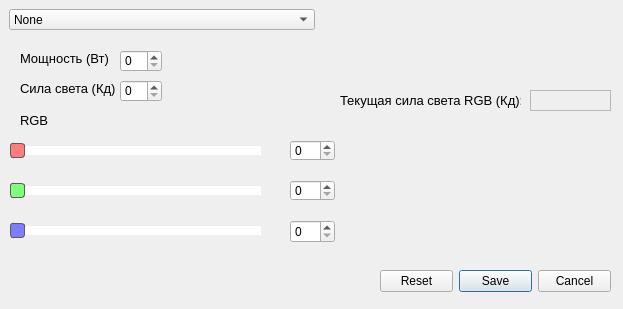
<?xml version="1.0" encoding="UTF-8"?>
<ui version="4.0">
 <class>LampDialog</class>
 <widget class="QDialog" name="LampDialog">
  <property name="geometry">
   <rect>
    <x>0</x>
    <y>0</y>
    <width>623</width>
    <height>309</height>
   </rect>
  </property>
  <property name="minimumSize">
   <size>
    <width>623</width>
    <height>309</height>
   </size>
  </property>
  <property name="maximumSize">
   <size>
    <width>623</width>
    <height>309</height>
   </size>
  </property>
  <property name="windowTitle">
   <string>Lamp Redactor</string>
  </property>
  <widget class="QLabel" name="label">
   <property name="geometry">
    <rect>
     <x>20</x>
     <y>50</y>
     <width>101</width>
     <height>16</height>
    </rect>
   </property>
   <property name="font">
    <font>
     <pointsize>10</pointsize>
    </font>
   </property>
   <property name="text">
    <string>Мощность (Вт)</string>
   </property>
  </widget>
  <widget class="QSlider" name="blueSlider">
   <property name="geometry">
    <rect>
     <x>10</x>
     <y>220</y>
     <width>251</width>
     <height>21</height>
    </rect>
   </property>
   <property name="palette">
    <palette>
     <active>
      <colorrole role="WindowText">
       <brush brushstyle="SolidPattern">
        <color alpha="255">
         <red>0</red>
         <green>0</green>
         <blue>0</blue>
        </color>
       </brush>
      </colorrole>
      <colorrole role="Button">
       <brush brushstyle="SolidPattern">
        <color alpha="255">
         <red>0</red>
         <green>0</green>
         <blue>255</blue>
        </color>
       </brush>
      </colorrole>
      <colorrole role="Light">
       <brush brushstyle="SolidPattern">
        <color alpha="255">
         <red>127</red>
         <green>127</green>
         <blue>255</blue>
        </color>
       </brush>
      </colorrole>
      <colorrole role="Midlight">
       <brush brushstyle="SolidPattern">
        <color alpha="255">
         <red>63</red>
         <green>63</green>
         <blue>255</blue>
        </color>
       </brush>
      </colorrole>
      <colorrole role="Dark">
       <brush brushstyle="SolidPattern">
        <color alpha="255">
         <red>0</red>
         <green>0</green>
         <blue>127</blue>
        </color>
       </brush>
      </colorrole>
      <colorrole role="Mid">
       <brush brushstyle="SolidPattern">
        <color alpha="255">
         <red>0</red>
         <green>0</green>
         <blue>170</blue>
        </color>
       </brush>
      </colorrole>
      <colorrole role="Text">
       <brush brushstyle="SolidPattern">
        <color alpha="255">
         <red>0</red>
         <green>0</green>
         <blue>0</blue>
        </color>
       </brush>
      </colorrole>
      <colorrole role="BrightText">
       <brush brushstyle="SolidPattern">
        <color alpha="255">
         <red>255</red>
         <green>255</green>
         <blue>255</blue>
        </color>
       </brush>
      </colorrole>
      <colorrole role="ButtonText">
       <brush brushstyle="SolidPattern">
        <color alpha="255">
         <red>0</red>
         <green>0</green>
         <blue>0</blue>
        </color>
       </brush>
      </colorrole>
      <colorrole role="Base">
       <brush brushstyle="SolidPattern">
        <color alpha="255">
         <red>255</red>
         <green>255</green>
         <blue>255</blue>
        </color>
       </brush>
      </colorrole>
      <colorrole role="Window">
       <brush brushstyle="SolidPattern">
        <color alpha="255">
         <red>0</red>
         <green>0</green>
         <blue>255</blue>
        </color>
       </brush>
      </colorrole>
      <colorrole role="Shadow">
       <brush brushstyle="SolidPattern">
        <color alpha="255">
         <red>0</red>
         <green>0</green>
         <blue>0</blue>
        </color>
       </brush>
      </colorrole>
      <colorrole role="AlternateBase">
       <brush brushstyle="SolidPattern">
        <color alpha="255">
         <red>127</red>
         <green>127</green>
         <blue>255</blue>
        </color>
       </brush>
      </colorrole>
      <colorrole role="ToolTipBase">
       <brush brushstyle="SolidPattern">
        <color alpha="255">
         <red>255</red>
         <green>255</green>
         <blue>220</blue>
        </color>
       </brush>
      </colorrole>
      <colorrole role="ToolTipText">
       <brush brushstyle="SolidPattern">
        <color alpha="255">
         <red>0</red>
         <green>0</green>
         <blue>0</blue>
        </color>
       </brush>
      </colorrole>
      <colorrole role="PlaceholderText">
       <brush brushstyle="SolidPattern">
        <color alpha="128">
         <red>0</red>
         <green>0</green>
         <blue>0</blue>
        </color>
       </brush>
      </colorrole>
     </active>
     <inactive>
      <colorrole role="WindowText">
       <brush brushstyle="SolidPattern">
        <color alpha="255">
         <red>0</red>
         <green>0</green>
         <blue>0</blue>
        </color>
       </brush>
      </colorrole>
      <colorrole role="Button">
       <brush brushstyle="SolidPattern">
        <color alpha="255">
         <red>0</red>
         <green>0</green>
         <blue>255</blue>
        </color>
       </brush>
      </colorrole>
      <colorrole role="Light">
       <brush brushstyle="SolidPattern">
        <color alpha="255">
         <red>127</red>
         <green>127</green>
         <blue>255</blue>
        </color>
       </brush>
      </colorrole>
      <colorrole role="Midlight">
       <brush brushstyle="SolidPattern">
        <color alpha="255">
         <red>63</red>
         <green>63</green>
         <blue>255</blue>
        </color>
       </brush>
      </colorrole>
      <colorrole role="Dark">
       <brush brushstyle="SolidPattern">
        <color alpha="255">
         <red>0</red>
         <green>0</green>
         <blue>127</blue>
        </color>
       </brush>
      </colorrole>
      <colorrole role="Mid">
       <brush brushstyle="SolidPattern">
        <color alpha="255">
         <red>0</red>
         <green>0</green>
         <blue>170</blue>
        </color>
       </brush>
      </colorrole>
      <colorrole role="Text">
       <brush brushstyle="SolidPattern">
        <color alpha="255">
         <red>0</red>
         <green>0</green>
         <blue>0</blue>
        </color>
       </brush>
      </colorrole>
      <colorrole role="BrightText">
       <brush brushstyle="SolidPattern">
        <color alpha="255">
         <red>255</red>
         <green>255</green>
         <blue>255</blue>
        </color>
       </brush>
      </colorrole>
      <colorrole role="ButtonText">
       <brush brushstyle="SolidPattern">
        <color alpha="255">
         <red>0</red>
         <green>0</green>
         <blue>0</blue>
        </color>
       </brush>
      </colorrole>
      <colorrole role="Base">
       <brush brushstyle="SolidPattern">
        <color alpha="255">
         <red>255</red>
         <green>255</green>
         <blue>255</blue>
        </color>
       </brush>
      </colorrole>
      <colorrole role="Window">
       <brush brushstyle="SolidPattern">
        <color alpha="255">
         <red>0</red>
         <green>0</green>
         <blue>255</blue>
        </color>
       </brush>
      </colorrole>
      <colorrole role="Shadow">
       <brush brushstyle="SolidPattern">
        <color alpha="255">
         <red>0</red>
         <green>0</green>
         <blue>0</blue>
        </color>
       </brush>
      </colorrole>
      <colorrole role="AlternateBase">
       <brush brushstyle="SolidPattern">
        <color alpha="255">
         <red>127</red>
         <green>127</green>
         <blue>255</blue>
        </color>
       </brush>
      </colorrole>
      <colorrole role="ToolTipBase">
       <brush brushstyle="SolidPattern">
        <color alpha="255">
         <red>255</red>
         <green>255</green>
         <blue>220</blue>
        </color>
       </brush>
      </colorrole>
      <colorrole role="ToolTipText">
       <brush brushstyle="SolidPattern">
        <color alpha="255">
         <red>0</red>
         <green>0</green>
         <blue>0</blue>
        </color>
       </brush>
      </colorrole>
      <colorrole role="PlaceholderText">
       <brush brushstyle="SolidPattern">
        <color alpha="128">
         <red>0</red>
         <green>0</green>
         <blue>0</blue>
        </color>
       </brush>
      </colorrole>
     </inactive>
     <disabled>
      <colorrole role="WindowText">
       <brush brushstyle="SolidPattern">
        <color alpha="255">
         <red>0</red>
         <green>0</green>
         <blue>127</blue>
        </color>
       </brush>
      </colorrole>
      <colorrole role="Button">
       <brush brushstyle="SolidPattern">
        <color alpha="255">
         <red>0</red>
         <green>0</green>
         <blue>255</blue>
        </color>
       </brush>
      </colorrole>
      <colorrole role="Light">
       <brush brushstyle="SolidPattern">
        <color alpha="255">
         <red>127</red>
         <green>127</green>
         <blue>255</blue>
        </color>
       </brush>
      </colorrole>
      <colorrole role="Midlight">
       <brush brushstyle="SolidPattern">
        <color alpha="255">
         <red>63</red>
         <green>63</green>
         <blue>255</blue>
        </color>
       </brush>
      </colorrole>
      <colorrole role="Dark">
       <brush brushstyle="SolidPattern">
        <color alpha="255">
         <red>0</red>
         <green>0</green>
         <blue>127</blue>
        </color>
       </brush>
      </colorrole>
      <colorrole role="Mid">
       <brush brushstyle="SolidPattern">
        <color alpha="255">
         <red>0</red>
         <green>0</green>
         <blue>170</blue>
        </color>
       </brush>
      </colorrole>
      <colorrole role="Text">
       <brush brushstyle="SolidPattern">
        <color alpha="255">
         <red>0</red>
         <green>0</green>
         <blue>127</blue>
        </color>
       </brush>
      </colorrole>
      <colorrole role="BrightText">
       <brush brushstyle="SolidPattern">
        <color alpha="255">
         <red>255</red>
         <green>255</green>
         <blue>255</blue>
        </color>
       </brush>
      </colorrole>
      <colorrole role="ButtonText">
       <brush brushstyle="SolidPattern">
        <color alpha="255">
         <red>0</red>
         <green>0</green>
         <blue>127</blue>
        </color>
       </brush>
      </colorrole>
      <colorrole role="Base">
       <brush brushstyle="SolidPattern">
        <color alpha="255">
         <red>0</red>
         <green>0</green>
         <blue>255</blue>
        </color>
       </brush>
      </colorrole>
      <colorrole role="Window">
       <brush brushstyle="SolidPattern">
        <color alpha="255">
         <red>0</red>
         <green>0</green>
         <blue>255</blue>
        </color>
       </brush>
      </colorrole>
      <colorrole role="Shadow">
       <brush brushstyle="SolidPattern">
        <color alpha="255">
         <red>0</red>
         <green>0</green>
         <blue>0</blue>
        </color>
       </brush>
      </colorrole>
      <colorrole role="AlternateBase">
       <brush brushstyle="SolidPattern">
        <color alpha="255">
         <red>0</red>
         <green>0</green>
         <blue>255</blue>
        </color>
       </brush>
      </colorrole>
      <colorrole role="ToolTipBase">
       <brush brushstyle="SolidPattern">
        <color alpha="255">
         <red>255</red>
         <green>255</green>
         <blue>220</blue>
        </color>
       </brush>
      </colorrole>
      <colorrole role="ToolTipText">
       <brush brushstyle="SolidPattern">
        <color alpha="255">
         <red>0</red>
         <green>0</green>
         <blue>0</blue>
        </color>
       </brush>
      </colorrole>
      <colorrole role="PlaceholderText">
       <brush brushstyle="SolidPattern">
        <color alpha="128">
         <red>0</red>
         <green>0</green>
         <blue>0</blue>
        </color>
       </brush>
      </colorrole>
     </disabled>
    </palette>
   </property>
   <property name="styleSheet">
    <string notr="true">QSlider::handle:horizontal {
    background: rgb(125, 125, 255);
    border: 1px solid #5c5c5c;
    width: 18px;
    margin: -2px 0;
    border-radius: 3px;
}
QSlider::add-page:horizontal {
	background: white;
	margin: 8px 0;
}
QSlider::sub-page:horizontal {
	background: blue;
	margin: 8px 0;
}</string>
   </property>
   <property name="maximum">
    <number>255</number>
   </property>
   <property name="pageStep">
    <number>1</number>
   </property>
   <property name="orientation">
    <enum>Qt::Horizontal</enum>
   </property>
  </widget>
  <widget class="QComboBox" name="type">
   <property name="geometry">
    <rect>
     <x>9</x>
     <y>9</y>
     <width>306</width>
     <height>21</height>
    </rect>
   </property>
   <item>
    <property name="text">
     <string>None</string>
    </property>
   </item>
   <item>
    <property name="text">
     <string>Lamp</string>
    </property>
   </item>
   <item>
    <property name="text">
     <string>LedLamp</string>
    </property>
   </item>
  </widget>
  <widget class="QSlider" name="greenSlider">
   <property name="geometry">
    <rect>
     <x>10</x>
     <y>180</y>
     <width>251</width>
     <height>21</height>
    </rect>
   </property>
   <property name="palette">
    <palette>
     <active>
      <colorrole role="WindowText">
       <brush brushstyle="SolidPattern">
        <color alpha="255">
         <red>0</red>
         <green>0</green>
         <blue>0</blue>
        </color>
       </brush>
      </colorrole>
      <colorrole role="Button">
       <brush brushstyle="SolidPattern">
        <color alpha="255">
         <red>0</red>
         <green>255</green>
         <blue>0</blue>
        </color>
       </brush>
      </colorrole>
      <colorrole role="Light">
       <brush brushstyle="SolidPattern">
        <color alpha="255">
         <red>127</red>
         <green>255</green>
         <blue>127</blue>
        </color>
       </brush>
      </colorrole>
      <colorrole role="Midlight">
       <brush brushstyle="SolidPattern">
        <color alpha="255">
         <red>63</red>
         <green>255</green>
         <blue>63</blue>
        </color>
       </brush>
      </colorrole>
      <colorrole role="Dark">
       <brush brushstyle="SolidPattern">
        <color alpha="255">
         <red>0</red>
         <green>127</green>
         <blue>0</blue>
        </color>
       </brush>
      </colorrole>
      <colorrole role="Mid">
       <brush brushstyle="SolidPattern">
        <color alpha="255">
         <red>0</red>
         <green>170</green>
         <blue>0</blue>
        </color>
       </brush>
      </colorrole>
      <colorrole role="Text">
       <brush brushstyle="SolidPattern">
        <color alpha="255">
         <red>0</red>
         <green>0</green>
         <blue>0</blue>
        </color>
       </brush>
      </colorrole>
      <colorrole role="BrightText">
       <brush brushstyle="SolidPattern">
        <color alpha="255">
         <red>255</red>
         <green>255</green>
         <blue>255</blue>
        </color>
       </brush>
      </colorrole>
      <colorrole role="ButtonText">
       <brush brushstyle="SolidPattern">
        <color alpha="255">
         <red>0</red>
         <green>0</green>
         <blue>0</blue>
        </color>
       </brush>
      </colorrole>
      <colorrole role="Base">
       <brush brushstyle="SolidPattern">
        <color alpha="255">
         <red>255</red>
         <green>255</green>
         <blue>255</blue>
        </color>
       </brush>
      </colorrole>
      <colorrole role="Window">
       <brush brushstyle="SolidPattern">
        <color alpha="255">
         <red>0</red>
         <green>255</green>
         <blue>0</blue>
        </color>
       </brush>
      </colorrole>
      <colorrole role="Shadow">
       <brush brushstyle="SolidPattern">
        <color alpha="255">
         <red>0</red>
         <green>0</green>
         <blue>0</blue>
        </color>
       </brush>
      </colorrole>
      <colorrole role="AlternateBase">
       <brush brushstyle="SolidPattern">
        <color alpha="255">
         <red>127</red>
         <green>255</green>
         <blue>127</blue>
        </color>
       </brush>
      </colorrole>
      <colorrole role="ToolTipBase">
       <brush brushstyle="SolidPattern">
        <color alpha="255">
         <red>255</red>
         <green>255</green>
         <blue>220</blue>
        </color>
       </brush>
      </colorrole>
      <colorrole role="ToolTipText">
       <brush brushstyle="SolidPattern">
        <color alpha="255">
         <red>0</red>
         <green>0</green>
         <blue>0</blue>
        </color>
       </brush>
      </colorrole>
      <colorrole role="PlaceholderText">
       <brush brushstyle="SolidPattern">
        <color alpha="128">
         <red>0</red>
         <green>0</green>
         <blue>0</blue>
        </color>
       </brush>
      </colorrole>
     </active>
     <inactive>
      <colorrole role="WindowText">
       <brush brushstyle="SolidPattern">
        <color alpha="255">
         <red>0</red>
         <green>0</green>
         <blue>0</blue>
        </color>
       </brush>
      </colorrole>
      <colorrole role="Button">
       <brush brushstyle="SolidPattern">
        <color alpha="255">
         <red>0</red>
         <green>255</green>
         <blue>0</blue>
        </color>
       </brush>
      </colorrole>
      <colorrole role="Light">
       <brush brushstyle="SolidPattern">
        <color alpha="255">
         <red>127</red>
         <green>255</green>
         <blue>127</blue>
        </color>
       </brush>
      </colorrole>
      <colorrole role="Midlight">
       <brush brushstyle="SolidPattern">
        <color alpha="255">
         <red>63</red>
         <green>255</green>
         <blue>63</blue>
        </color>
       </brush>
      </colorrole>
      <colorrole role="Dark">
       <brush brushstyle="SolidPattern">
        <color alpha="255">
         <red>0</red>
         <green>127</green>
         <blue>0</blue>
        </color>
       </brush>
      </colorrole>
      <colorrole role="Mid">
       <brush brushstyle="SolidPattern">
        <color alpha="255">
         <red>0</red>
         <green>170</green>
         <blue>0</blue>
        </color>
       </brush>
      </colorrole>
      <colorrole role="Text">
       <brush brushstyle="SolidPattern">
        <color alpha="255">
         <red>0</red>
         <green>0</green>
         <blue>0</blue>
        </color>
       </brush>
      </colorrole>
      <colorrole role="BrightText">
       <brush brushstyle="SolidPattern">
        <color alpha="255">
         <red>255</red>
         <green>255</green>
         <blue>255</blue>
        </color>
       </brush>
      </colorrole>
      <colorrole role="ButtonText">
       <brush brushstyle="SolidPattern">
        <color alpha="255">
         <red>0</red>
         <green>0</green>
         <blue>0</blue>
        </color>
       </brush>
      </colorrole>
      <colorrole role="Base">
       <brush brushstyle="SolidPattern">
        <color alpha="255">
         <red>255</red>
         <green>255</green>
         <blue>255</blue>
        </color>
       </brush>
      </colorrole>
      <colorrole role="Window">
       <brush brushstyle="SolidPattern">
        <color alpha="255">
         <red>0</red>
         <green>255</green>
         <blue>0</blue>
        </color>
       </brush>
      </colorrole>
      <colorrole role="Shadow">
       <brush brushstyle="SolidPattern">
        <color alpha="255">
         <red>0</red>
         <green>0</green>
         <blue>0</blue>
        </color>
       </brush>
      </colorrole>
      <colorrole role="AlternateBase">
       <brush brushstyle="SolidPattern">
        <color alpha="255">
         <red>127</red>
         <green>255</green>
         <blue>127</blue>
        </color>
       </brush>
      </colorrole>
      <colorrole role="ToolTipBase">
       <brush brushstyle="SolidPattern">
        <color alpha="255">
         <red>255</red>
         <green>255</green>
         <blue>220</blue>
        </color>
       </brush>
      </colorrole>
      <colorrole role="ToolTipText">
       <brush brushstyle="SolidPattern">
        <color alpha="255">
         <red>0</red>
         <green>0</green>
         <blue>0</blue>
        </color>
       </brush>
      </colorrole>
      <colorrole role="PlaceholderText">
       <brush brushstyle="SolidPattern">
        <color alpha="128">
         <red>0</red>
         <green>0</green>
         <blue>0</blue>
        </color>
       </brush>
      </colorrole>
     </inactive>
     <disabled>
      <colorrole role="WindowText">
       <brush brushstyle="SolidPattern">
        <color alpha="255">
         <red>0</red>
         <green>127</green>
         <blue>0</blue>
        </color>
       </brush>
      </colorrole>
      <colorrole role="Button">
       <brush brushstyle="SolidPattern">
        <color alpha="255">
         <red>0</red>
         <green>255</green>
         <blue>0</blue>
        </color>
       </brush>
      </colorrole>
      <colorrole role="Light">
       <brush brushstyle="SolidPattern">
        <color alpha="255">
         <red>127</red>
         <green>255</green>
         <blue>127</blue>
        </color>
       </brush>
      </colorrole>
      <colorrole role="Midlight">
       <brush brushstyle="SolidPattern">
        <color alpha="255">
         <red>63</red>
         <green>255</green>
         <blue>63</blue>
        </color>
       </brush>
      </colorrole>
      <colorrole role="Dark">
       <brush brushstyle="SolidPattern">
        <color alpha="255">
         <red>0</red>
         <green>127</green>
         <blue>0</blue>
        </color>
       </brush>
      </colorrole>
      <colorrole role="Mid">
       <brush brushstyle="SolidPattern">
        <color alpha="255">
         <red>0</red>
         <green>170</green>
         <blue>0</blue>
        </color>
       </brush>
      </colorrole>
      <colorrole role="Text">
       <brush brushstyle="SolidPattern">
        <color alpha="255">
         <red>0</red>
         <green>127</green>
         <blue>0</blue>
        </color>
       </brush>
      </colorrole>
      <colorrole role="BrightText">
       <brush brushstyle="SolidPattern">
        <color alpha="255">
         <red>255</red>
         <green>255</green>
         <blue>255</blue>
        </color>
       </brush>
      </colorrole>
      <colorrole role="ButtonText">
       <brush brushstyle="SolidPattern">
        <color alpha="255">
         <red>0</red>
         <green>127</green>
         <blue>0</blue>
        </color>
       </brush>
      </colorrole>
      <colorrole role="Base">
       <brush brushstyle="SolidPattern">
        <color alpha="255">
         <red>0</red>
         <green>255</green>
         <blue>0</blue>
        </color>
       </brush>
      </colorrole>
      <colorrole role="Window">
       <brush brushstyle="SolidPattern">
        <color alpha="255">
         <red>0</red>
         <green>255</green>
         <blue>0</blue>
        </color>
       </brush>
      </colorrole>
      <colorrole role="Shadow">
       <brush brushstyle="SolidPattern">
        <color alpha="255">
         <red>0</red>
         <green>0</green>
         <blue>0</blue>
        </color>
       </brush>
      </colorrole>
      <colorrole role="AlternateBase">
       <brush brushstyle="SolidPattern">
        <color alpha="255">
         <red>0</red>
         <green>255</green>
         <blue>0</blue>
        </color>
       </brush>
      </colorrole>
      <colorrole role="ToolTipBase">
       <brush brushstyle="SolidPattern">
        <color alpha="255">
         <red>255</red>
         <green>255</green>
         <blue>220</blue>
        </color>
       </brush>
      </colorrole>
      <colorrole role="ToolTipText">
       <brush brushstyle="SolidPattern">
        <color alpha="255">
         <red>0</red>
         <green>0</green>
         <blue>0</blue>
        </color>
       </brush>
      </colorrole>
      <colorrole role="PlaceholderText">
       <brush brushstyle="SolidPattern">
        <color alpha="128">
         <red>0</red>
         <green>0</green>
         <blue>0</blue>
        </color>
       </brush>
      </colorrole>
     </disabled>
    </palette>
   </property>
   <property name="styleSheet">
    <string notr="true">QSlider::handle:horizontal {
    background: rgb(125, 255, 125);
    border: 1px solid #5c5c5c;
    width: 18px;
    margin: -2px 0; /* handle is placed by default on the contents rect of the groove. Expand outside the groove */
    border-radius: 3px;
}
QSlider::add-page:horizontal {
	background: white;
	margin: 8px 0;
}
QSlider::sub-page:horizontal {
	background: green;
	margin: 8px 0;
}</string>
   </property>
   <property name="maximum">
    <number>255</number>
   </property>
   <property name="pageStep">
    <number>1</number>
   </property>
   <property name="orientation">
    <enum>Qt::Horizontal</enum>
   </property>
  </widget>
  <widget class="QLabel" name="label_2">
   <property name="geometry">
    <rect>
     <x>20</x>
     <y>80</y>
     <width>171</width>
     <height>16</height>
    </rect>
   </property>
   <property name="font">
    <font>
     <pointsize>10</pointsize>
    </font>
   </property>
   <property name="text">
    <string>Сила света (Кд)</string>
   </property>
  </widget>
  <widget class="QSpinBox" name="bluespinBox">
   <property name="geometry">
    <rect>
     <x>290</x>
     <y>220</y>
     <width>45</width>
     <height>23</height>
    </rect>
   </property>
   <property name="maximum">
    <number>255</number>
   </property>
  </widget>
  <widget class="QSpinBox" name="redspinBox">
   <property name="geometry">
    <rect>
     <x>290</x>
     <y>140</y>
     <width>45</width>
     <height>21</height>
    </rect>
   </property>
   <property name="maximum">
    <number>255</number>
   </property>
  </widget>
  <widget class="QLabel" name="label_3">
   <property name="geometry">
    <rect>
     <x>20</x>
     <y>110</y>
     <width>31</width>
     <height>20</height>
    </rect>
   </property>
   <property name="font">
    <font>
     <pointsize>10</pointsize>
    </font>
   </property>
   <property name="text">
    <string>RGB</string>
   </property>
  </widget>
  <widget class="QSpinBox" name="greenspinBox">
   <property name="geometry">
    <rect>
     <x>290</x>
     <y>180</y>
     <width>45</width>
     <height>21</height>
    </rect>
   </property>
   <property name="maximum">
    <number>255</number>
   </property>
  </widget>
  <widget class="QSlider" name="redSlider">
   <property name="geometry">
    <rect>
     <x>10</x>
     <y>140</y>
     <width>251</width>
     <height>21</height>
    </rect>
   </property>
   <property name="palette">
    <palette>
     <active>
      <colorrole role="WindowText">
       <brush brushstyle="SolidPattern">
        <color alpha="255">
         <red>255</red>
         <green>0</green>
         <blue>0</blue>
        </color>
       </brush>
      </colorrole>
      <colorrole role="Button">
       <brush brushstyle="SolidPattern">
        <color alpha="255">
         <red>255</red>
         <green>0</green>
         <blue>0</blue>
        </color>
       </brush>
      </colorrole>
      <colorrole role="Light">
       <brush brushstyle="SolidPattern">
        <color alpha="255">
         <red>255</red>
         <green>127</green>
         <blue>127</blue>
        </color>
       </brush>
      </colorrole>
      <colorrole role="Midlight">
       <brush brushstyle="SolidPattern">
        <color alpha="255">
         <red>255</red>
         <green>63</green>
         <blue>63</blue>
        </color>
       </brush>
      </colorrole>
      <colorrole role="Dark">
       <brush brushstyle="SolidPattern">
        <color alpha="255">
         <red>127</red>
         <green>0</green>
         <blue>0</blue>
        </color>
       </brush>
      </colorrole>
      <colorrole role="Mid">
       <brush brushstyle="SolidPattern">
        <color alpha="255">
         <red>170</red>
         <green>0</green>
         <blue>0</blue>
        </color>
       </brush>
      </colorrole>
      <colorrole role="Text">
       <brush brushstyle="SolidPattern">
        <color alpha="255">
         <red>255</red>
         <green>0</green>
         <blue>0</blue>
        </color>
       </brush>
      </colorrole>
      <colorrole role="BrightText">
       <brush brushstyle="SolidPattern">
        <color alpha="255">
         <red>255</red>
         <green>255</green>
         <blue>255</blue>
        </color>
       </brush>
      </colorrole>
      <colorrole role="ButtonText">
       <brush brushstyle="SolidPattern">
        <color alpha="255">
         <red>255</red>
         <green>0</green>
         <blue>0</blue>
        </color>
       </brush>
      </colorrole>
      <colorrole role="Base">
       <brush brushstyle="SolidPattern">
        <color alpha="255">
         <red>255</red>
         <green>255</green>
         <blue>255</blue>
        </color>
       </brush>
      </colorrole>
      <colorrole role="Window">
       <brush brushstyle="SolidPattern">
        <color alpha="255">
         <red>255</red>
         <green>0</green>
         <blue>0</blue>
        </color>
       </brush>
      </colorrole>
      <colorrole role="Shadow">
       <brush brushstyle="SolidPattern">
        <color alpha="255">
         <red>0</red>
         <green>0</green>
         <blue>0</blue>
        </color>
       </brush>
      </colorrole>
      <colorrole role="AlternateBase">
       <brush brushstyle="SolidPattern">
        <color alpha="255">
         <red>255</red>
         <green>127</green>
         <blue>127</blue>
        </color>
       </brush>
      </colorrole>
      <colorrole role="ToolTipBase">
       <brush brushstyle="SolidPattern">
        <color alpha="255">
         <red>255</red>
         <green>255</green>
         <blue>220</blue>
        </color>
       </brush>
      </colorrole>
      <colorrole role="ToolTipText">
       <brush brushstyle="SolidPattern">
        <color alpha="255">
         <red>0</red>
         <green>0</green>
         <blue>0</blue>
        </color>
       </brush>
      </colorrole>
      <colorrole role="PlaceholderText">
       <brush brushstyle="SolidPattern">
        <color alpha="128">
         <red>0</red>
         <green>0</green>
         <blue>0</blue>
        </color>
       </brush>
      </colorrole>
     </active>
     <inactive>
      <colorrole role="WindowText">
       <brush brushstyle="SolidPattern">
        <color alpha="255">
         <red>255</red>
         <green>0</green>
         <blue>0</blue>
        </color>
       </brush>
      </colorrole>
      <colorrole role="Button">
       <brush brushstyle="SolidPattern">
        <color alpha="255">
         <red>255</red>
         <green>0</green>
         <blue>0</blue>
        </color>
       </brush>
      </colorrole>
      <colorrole role="Light">
       <brush brushstyle="SolidPattern">
        <color alpha="255">
         <red>255</red>
         <green>127</green>
         <blue>127</blue>
        </color>
       </brush>
      </colorrole>
      <colorrole role="Midlight">
       <brush brushstyle="SolidPattern">
        <color alpha="255">
         <red>255</red>
         <green>63</green>
         <blue>63</blue>
        </color>
       </brush>
      </colorrole>
      <colorrole role="Dark">
       <brush brushstyle="SolidPattern">
        <color alpha="255">
         <red>127</red>
         <green>0</green>
         <blue>0</blue>
        </color>
       </brush>
      </colorrole>
      <colorrole role="Mid">
       <brush brushstyle="SolidPattern">
        <color alpha="255">
         <red>170</red>
         <green>0</green>
         <blue>0</blue>
        </color>
       </brush>
      </colorrole>
      <colorrole role="Text">
       <brush brushstyle="SolidPattern">
        <color alpha="255">
         <red>255</red>
         <green>0</green>
         <blue>0</blue>
        </color>
       </brush>
      </colorrole>
      <colorrole role="BrightText">
       <brush brushstyle="SolidPattern">
        <color alpha="255">
         <red>255</red>
         <green>255</green>
         <blue>255</blue>
        </color>
       </brush>
      </colorrole>
      <colorrole role="ButtonText">
       <brush brushstyle="SolidPattern">
        <color alpha="255">
         <red>255</red>
         <green>0</green>
         <blue>0</blue>
        </color>
       </brush>
      </colorrole>
      <colorrole role="Base">
       <brush brushstyle="SolidPattern">
        <color alpha="255">
         <red>255</red>
         <green>255</green>
         <blue>255</blue>
        </color>
       </brush>
      </colorrole>
      <colorrole role="Window">
       <brush brushstyle="SolidPattern">
        <color alpha="255">
         <red>255</red>
         <green>0</green>
         <blue>0</blue>
        </color>
       </brush>
      </colorrole>
      <colorrole role="Shadow">
       <brush brushstyle="SolidPattern">
        <color alpha="255">
         <red>0</red>
         <green>0</green>
         <blue>0</blue>
        </color>
       </brush>
      </colorrole>
      <colorrole role="AlternateBase">
       <brush brushstyle="SolidPattern">
        <color alpha="255">
         <red>255</red>
         <green>127</green>
         <blue>127</blue>
        </color>
       </brush>
      </colorrole>
      <colorrole role="ToolTipBase">
       <brush brushstyle="SolidPattern">
        <color alpha="255">
         <red>255</red>
         <green>255</green>
         <blue>220</blue>
        </color>
       </brush>
      </colorrole>
      <colorrole role="ToolTipText">
       <brush brushstyle="SolidPattern">
        <color alpha="255">
         <red>0</red>
         <green>0</green>
         <blue>0</blue>
        </color>
       </brush>
      </colorrole>
      <colorrole role="PlaceholderText">
       <brush brushstyle="SolidPattern">
        <color alpha="128">
         <red>0</red>
         <green>0</green>
         <blue>0</blue>
        </color>
       </brush>
      </colorrole>
     </inactive>
     <disabled>
      <colorrole role="WindowText">
       <brush brushstyle="SolidPattern">
        <color alpha="255">
         <red>255</red>
         <green>0</green>
         <blue>0</blue>
        </color>
       </brush>
      </colorrole>
      <colorrole role="Button">
       <brush brushstyle="SolidPattern">
        <color alpha="255">
         <red>255</red>
         <green>0</green>
         <blue>0</blue>
        </color>
       </brush>
      </colorrole>
      <colorrole role="Light">
       <brush brushstyle="SolidPattern">
        <color alpha="255">
         <red>255</red>
         <green>127</green>
         <blue>127</blue>
        </color>
       </brush>
      </colorrole>
      <colorrole role="Midlight">
       <brush brushstyle="SolidPattern">
        <color alpha="255">
         <red>255</red>
         <green>63</green>
         <blue>63</blue>
        </color>
       </brush>
      </colorrole>
      <colorrole role="Dark">
       <brush brushstyle="SolidPattern">
        <color alpha="255">
         <red>127</red>
         <green>0</green>
         <blue>0</blue>
        </color>
       </brush>
      </colorrole>
      <colorrole role="Mid">
       <brush brushstyle="SolidPattern">
        <color alpha="255">
         <red>170</red>
         <green>0</green>
         <blue>0</blue>
        </color>
       </brush>
      </colorrole>
      <colorrole role="Text">
       <brush brushstyle="SolidPattern">
        <color alpha="255">
         <red>255</red>
         <green>0</green>
         <blue>0</blue>
        </color>
       </brush>
      </colorrole>
      <colorrole role="BrightText">
       <brush brushstyle="SolidPattern">
        <color alpha="255">
         <red>255</red>
         <green>255</green>
         <blue>255</blue>
        </color>
       </brush>
      </colorrole>
      <colorrole role="ButtonText">
       <brush brushstyle="SolidPattern">
        <color alpha="255">
         <red>255</red>
         <green>0</green>
         <blue>0</blue>
        </color>
       </brush>
      </colorrole>
      <colorrole role="Base">
       <brush brushstyle="SolidPattern">
        <color alpha="255">
         <red>255</red>
         <green>0</green>
         <blue>0</blue>
        </color>
       </brush>
      </colorrole>
      <colorrole role="Window">
       <brush brushstyle="SolidPattern">
        <color alpha="255">
         <red>255</red>
         <green>0</green>
         <blue>0</blue>
        </color>
       </brush>
      </colorrole>
      <colorrole role="Shadow">
       <brush brushstyle="SolidPattern">
        <color alpha="255">
         <red>0</red>
         <green>0</green>
         <blue>0</blue>
        </color>
       </brush>
      </colorrole>
      <colorrole role="AlternateBase">
       <brush brushstyle="SolidPattern">
        <color alpha="255">
         <red>255</red>
         <green>0</green>
         <blue>0</blue>
        </color>
       </brush>
      </colorrole>
      <colorrole role="ToolTipBase">
       <brush brushstyle="SolidPattern">
        <color alpha="255">
         <red>255</red>
         <green>255</green>
         <blue>220</blue>
        </color>
       </brush>
      </colorrole>
      <colorrole role="ToolTipText">
       <brush brushstyle="SolidPattern">
        <color alpha="255">
         <red>0</red>
         <green>0</green>
         <blue>0</blue>
        </color>
       </brush>
      </colorrole>
      <colorrole role="PlaceholderText">
       <brush brushstyle="SolidPattern">
        <color alpha="128">
         <red>0</red>
         <green>0</green>
         <blue>0</blue>
        </color>
       </brush>
      </colorrole>
     </disabled>
    </palette>
   </property>
   <property name="styleSheet">
    <string notr="true">QSlider::handle:horizontal {
    background: rgb(255, 125, 125);
    border: 1px solid #5c5c5c;
    width: 25px;
    margin: -2px 0; /* handle is placed by default on the contents rect of the groove. Expand outside the groove */
    border-radius: 3px;
}
QSlider::add-page:horizontal {
	background: white;
	margin: 8px 0;
}
QSlider::sub-page:horizontal {
	background: red;
	margin: 8px 0;
}</string>
   </property>
   <property name="maximum">
    <number>255</number>
   </property>
   <property name="pageStep">
    <number>1</number>
   </property>
   <property name="value">
    <number>0</number>
   </property>
   <property name="orientation">
    <enum>Qt::Horizontal</enum>
   </property>
  </widget>
  <widget class="QSpinBox" name="power">
   <property name="geometry">
    <rect>
     <x>120</x>
     <y>50</y>
     <width>42</width>
     <height>22</height>
    </rect>
   </property>
  </widget>
  <widget class="QSpinBox" name="intensity">
   <property name="geometry">
    <rect>
     <x>120</x>
     <y>80</y>
     <width>42</width>
     <height>22</height>
    </rect>
   </property>
  </widget>
  <widget class="QLabel" name="label_4">
   <property name="geometry">
    <rect>
     <x>340</x>
     <y>90</y>
     <width>181</width>
     <height>21</height>
    </rect>
   </property>
   <property name="font">
    <font>
     <pointsize>10</pointsize>
    </font>
   </property>
   <property name="text">
    <string>Текущая сила света RGB (Кд):</string>
   </property>
  </widget>
  <widget class="QDialogButtonBox" name="buttonBox">
   <property name="geometry">
    <rect>
     <x>380</x>
     <y>270</y>
     <width>231</width>
     <height>23</height>
    </rect>
   </property>
   <property name="standardButtons">
    <set>QDialogButtonBox::Cancel|QDialogButtonBox::Reset|QDialogButtonBox::Save</set>
   </property>
  </widget>
  <widget class="QTextEdit" name="result">
   <property name="enabled">
    <bool>false</bool>
   </property>
   <property name="geometry">
    <rect>
     <x>530</x>
     <y>90</y>
     <width>81</width>
     <height>21</height>
    </rect>
   </property>
   <property name="verticalScrollBarPolicy">
    <enum>Qt::ScrollBarAlwaysOff</enum>
   </property>
   <property name="horizontalScrollBarPolicy">
    <enum>Qt::ScrollBarAlwaysOff</enum>
   </property>
  </widget>
 </widget>
 <resources/>
 <connections/>
</ui>
